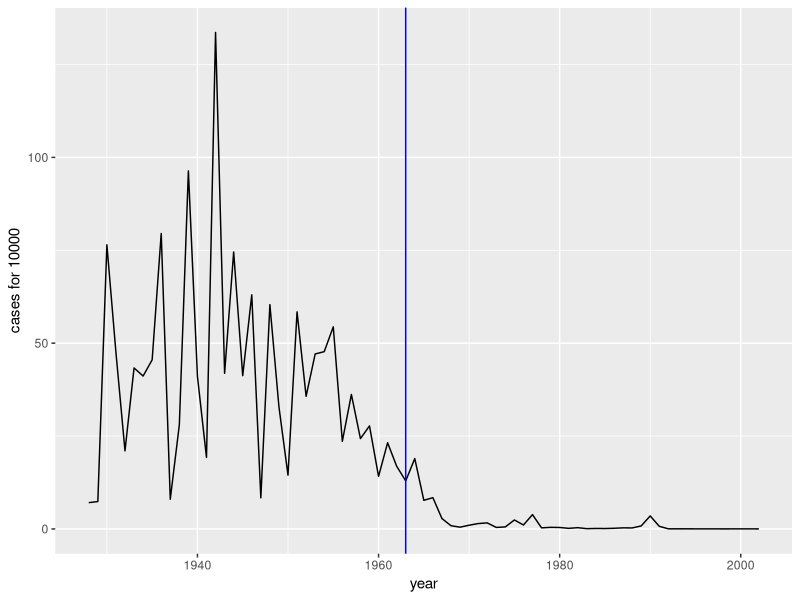
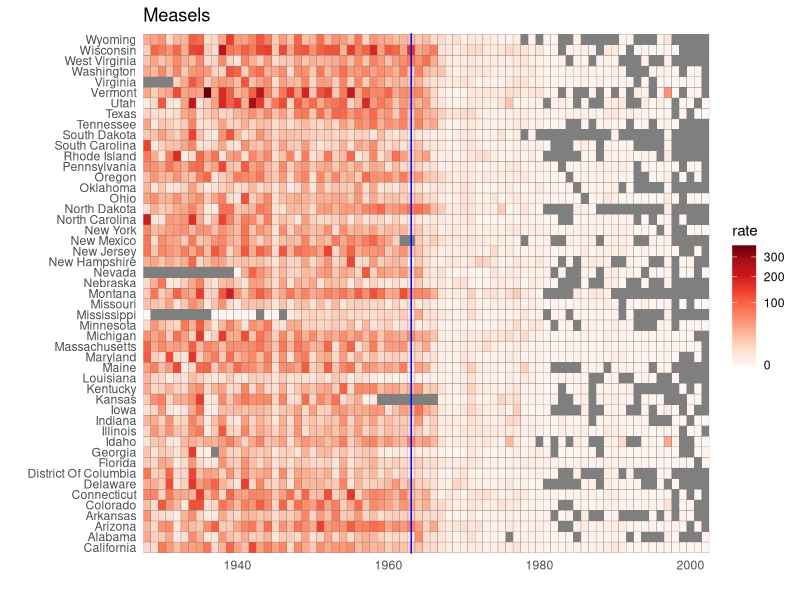
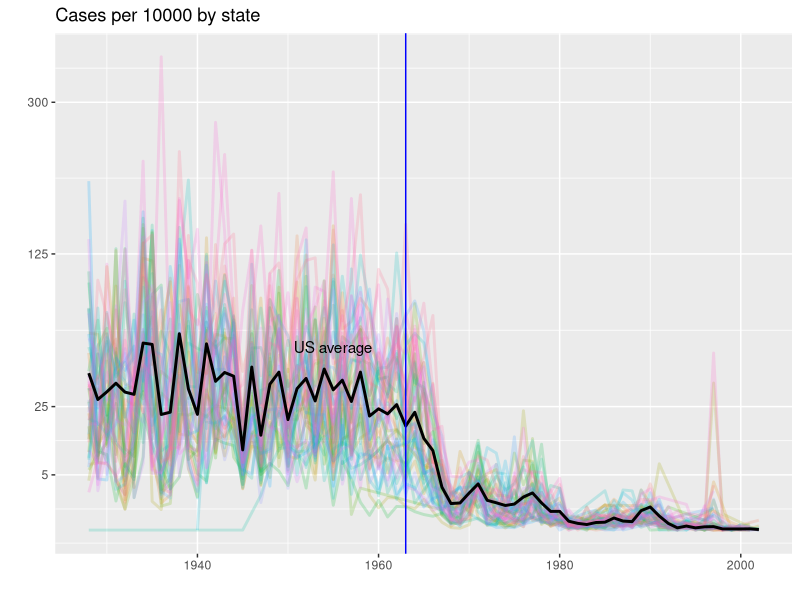

Write the R code that produced these figures, in order.
library(RColorBrewer)
library(tidyverse)
library(dslabs)
data(us_contagious_diseases)
str(us_contagious_diseases)
dat<-us_contagious_diseases%>%filter(!state%in%c("Hawaii","Alaska")&disease=="Measles")%>%mutate(rate=count/population*10000*52/weeks_reporting)%>%
  mutate(state = reorder(state,rate))

dat%>%filter(state=="California"&!is.na(rate))%>%ggplot(aes(year,rate))+
  geom_line()+ylab("cases for 10000")+geom_vline(xintercept = 1963,col="blue")

dat%>%ggplot(aes(year,state,fill=rate))+geom_tile(color="grey50")+scale_x_continuous(expand = c(0,0))+
  scale_fill_gradientn(colors = RColorBrewer::brewer.pal(9,"Reds"),trans="sqrt")+geom_vline(xintercept = 1963,col="blue")+
  theme_minimal()+theme(panel.grid = element_blank())+ggtitle("Measels")+xlab("")+ylab("")


avg <- us_contagious_diseases%>%filter(disease=="Measles")%>%group_by(year)%>%summarise(us_rate=sum(count,na.rm = TRUE)/sum(population,na.rm = TRUE)*10000)

avf<-dat%>%filter(!is.na(rate))%>%ggplot()+geom_line(aes(year,rate,col=state),show.legend = FALSE,alpha=0.2,size=1)+
  geom_line(mapping = aes(year,us_rate),data=avg,size=1,color="black")+scale_y_continuous(trans="sqrt",breaks=c(5,25,125,300))+
  ggtitle("Cases per 10000 by state")+xlab("")+ylab("")+geom_text(data=data.frame(x=1955,y=55),mapping = aes(x,y,label="US average"),color="black")+geom_vline(xintercept = 1963,col="blue")
avf
